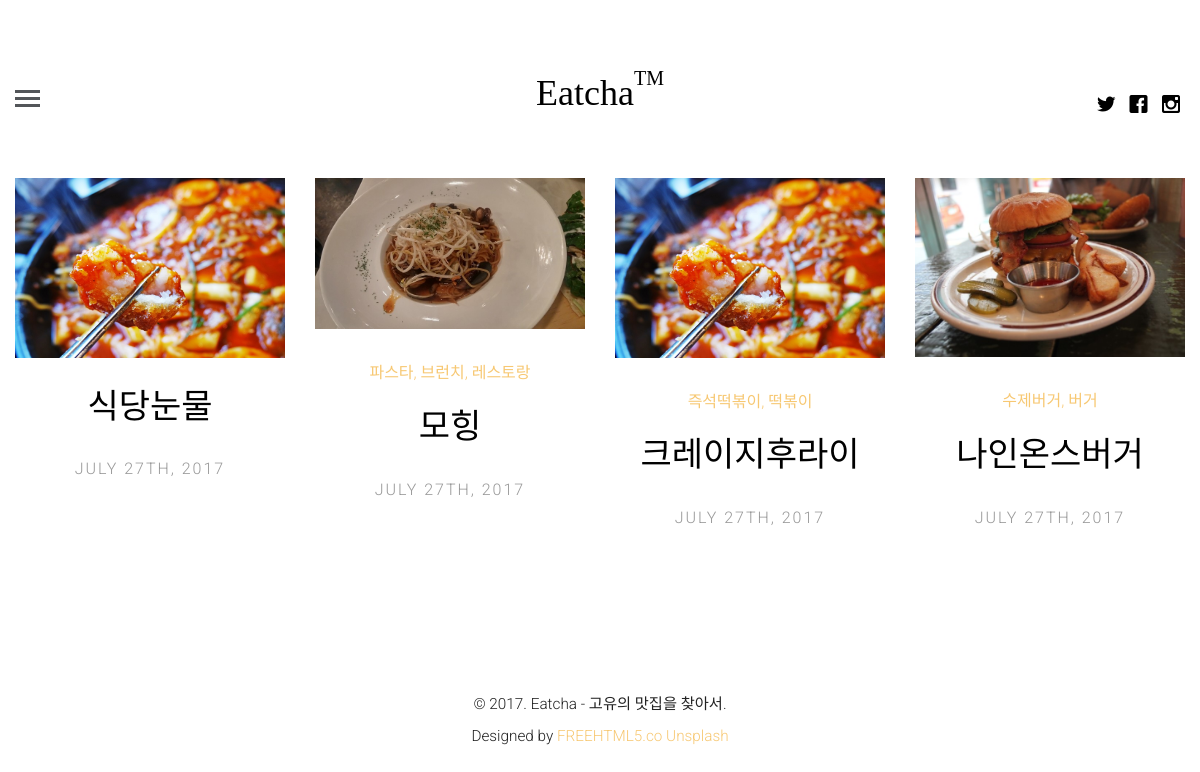
/shop/, run on an earlier commit of the app's database.
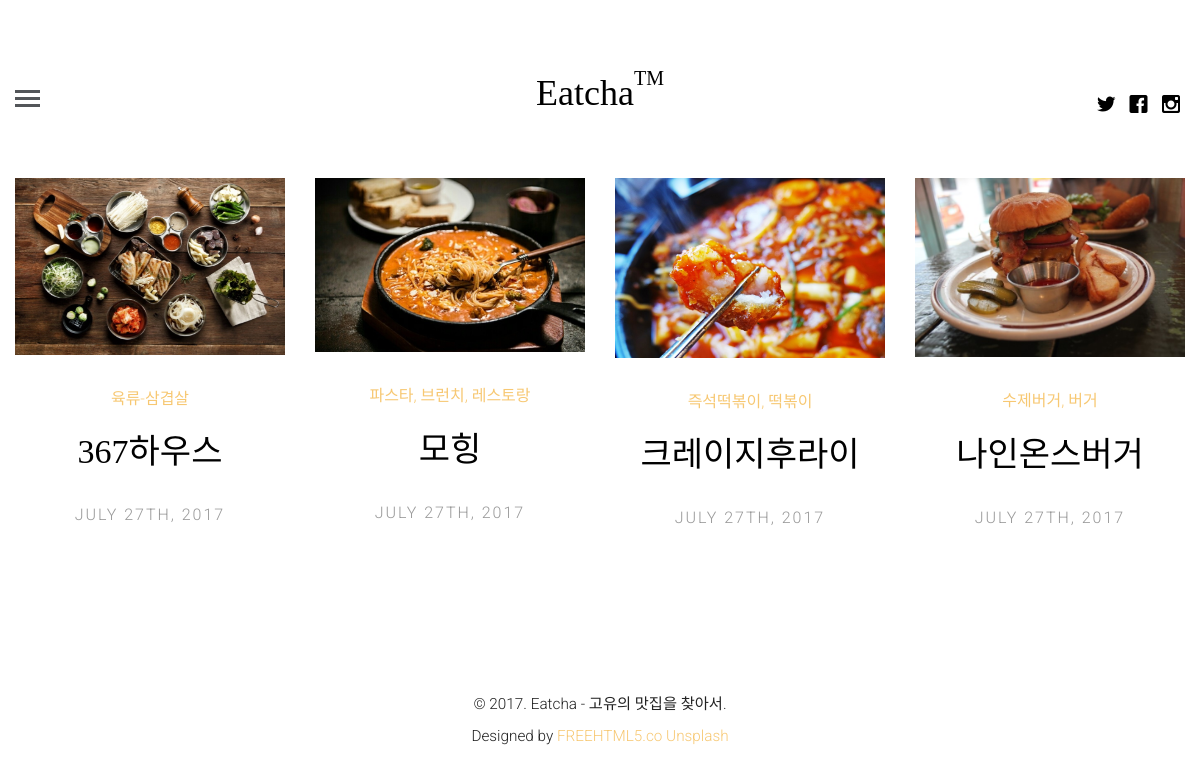
And on a later commit of the database.
### shop/models.py (models this page shows, shortened)
class Photo(models.Model):
    title = models.CharField(max_length=100,verbose_name="식당명",help_text='제목을 입력해 주세요')
    author = models.CharField(max_length=20)
    image = models.ImageField()
    content = models.TextField(max_length=500, verbose_name="내용",null=True, blank=True)
    cdate_created = models.DateTimeField(auto_now_add=True)
    date_updated = models.DateTimeField(auto_now=True)
    tags = models.CharField(max_length=100, blank=True)
    tag_set = models.ManyToManyField('Tag', blank=True)#('앱이름.tag')
    class Meta:
        ordering=['-id']

### shop/views.py (the view)
def all(request):
    qs = Photo.objects.all()
    return render(request, 'shop/index.html', {'img': qs})

### shop/templates/shop/index.html
{% extends "base.html" %}
{% block content %}
<div class="container-fluid">
        <div class="row fh5co-post-entry">
    {% for x in img %}
            <article class="col-lg-3 col-md-3 col-sm-3 col-xs-6 col-xxs-12 animate-box">
                 <figure>
                    <a href="post/{{x.id}}"><img src="{{ x.image.url }}" alt="Image" class="img-responsive"></a>
                </figure>
                <span class="fh5co-meta"><a href="single.html">{{x.tags}}</a></span>
                <h2 class="fh5co-article-title"><a href="single.html">{{x.title}}</a></h2>
                <span class="fh5co-meta fh5co-date">July 27th, 2017</span>
              </article>{% endfor %}
            <div class="clearfix visible-lg-block visible-md-block visible-sm-block visible-xs-block"></div>
    </div>
    </div>
{% endblock %}

What changed in the data, as far as the page shows it:
changed Photo: image: a different picture; tags (not shown) → "육류-삼겹살"; title "식당눈물" → "367하우스"
changed Photo "모힝": image: a different picture
